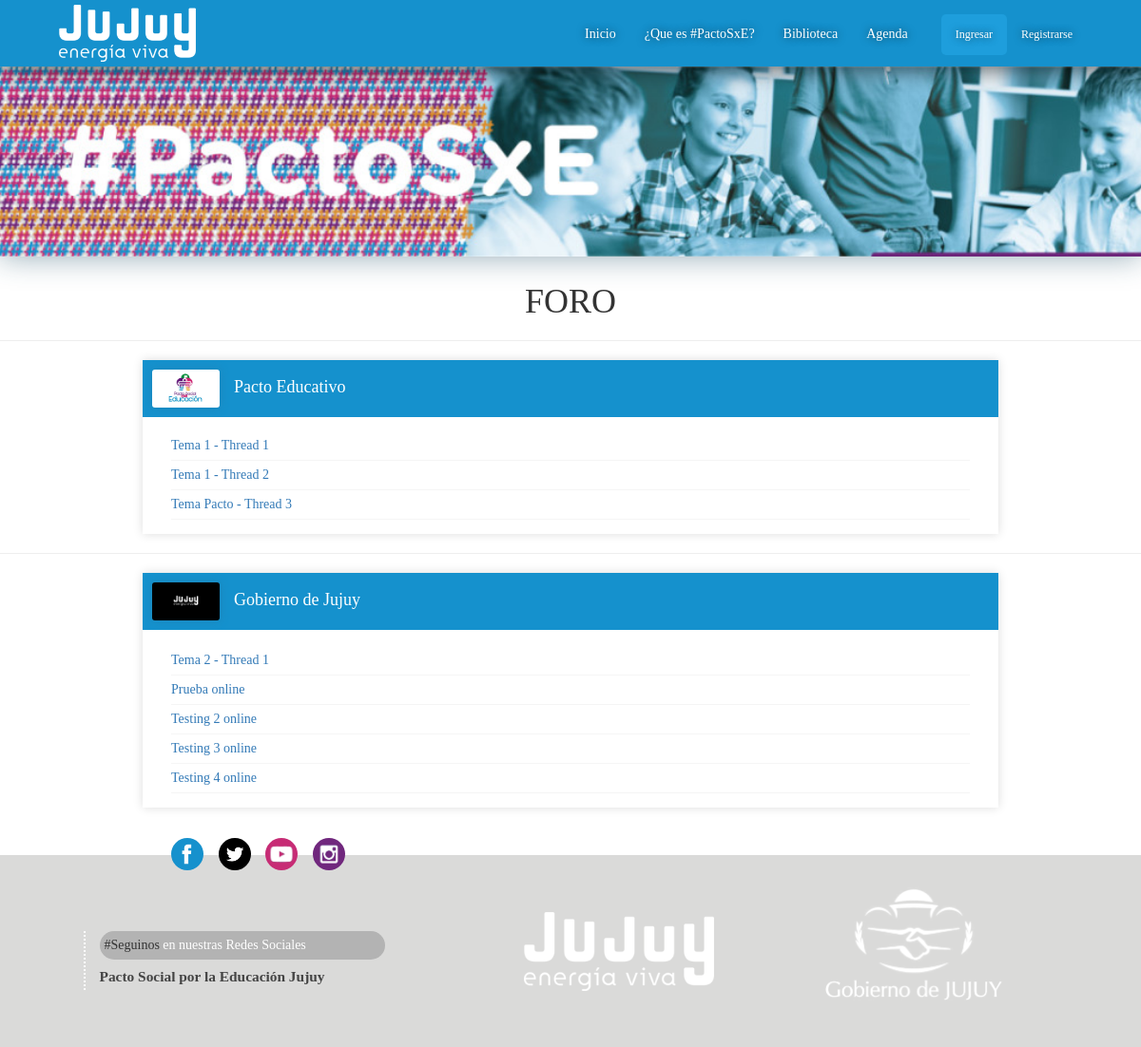
Page /foro/ on the committed database.
### foro/models.py (models this page shows, shortened)
class Subforo(models.Model):
	nombre = models.CharField(max_length=50, unique=True)
	descripcion = models.CharField(max_length=200)
	icono = models.FileField(upload_to='icono')
	activo = models.BooleanField(default=True)

class Thread(models.Model):
	subforo = models.ForeignKey(Subforo, on_delete=models.CASCADE)
	autor = models.ForeignKey(User, on_delete=models.CASCADE)
	fecha_creacion = models.DateField(default=datetime.date.today)
	nombre = models.CharField(max_length=50, unique=True)
	body = models.CharField(max_length=500)

### foro/views.py (the view)
# urls.py: path('', views.foro, name='foro'),
def foro(request):
	subforos = Subforo.objects.all()
	threads = Thread.objects.all()
	return render(request, 'foro.html', {'subforos': subforos, 'threads' : threads })

### foro/templates/foro.html
{% extends 'base.html' %}
{% block content %}
<div class="foro">
    <h1>FORO</h1>
    {% for subforo in subforos %}
    <hr>
    <div class="subforo">
        <h2><a href='/foro/subforo/{{subforo.id}}'>
            <img src="/archivos/{{ subforo.icono }}" >{{ subforo.nombre }}
        </a></h2>
        <div class="threads">
            {% for thread in threads %}
                <div class="thread">
                    {% if thread.subforo.id == subforo.id %}
                        <a href='/foro/thread/{{thread.id}}'><p>{{ thread.nombre}}</p></a>
                    {% endif %}
                </div>
            {% endfor %}
        </div>
    </div>
    {% endfor %}
</div>
{% endblock %}

### static/css/style.css (style rules this page uses)
body { background: white; overflow-x: hidden; font-family: Archia; padding-top: 70px; }
.foro { margin-bottom: 30px; }
.foro h1 { text-align: center; color: #333; }
.foro .subforo { max-width: 900px; margin: auto; box-shadow: 0px 0px 10px #ddd; }
.foro .subforo h2 { margin: 0px; background: #1591cd; color: white !important; font-size: 18px; padding: 10px; }
.foro .subforo h2 a { color: white; }
.foro .subforo h2 img { height: 40px; margin-right: 15px; border-radius: 3px; box-shadow: 0px 0px 10px #1d86b9; }
.foro .subforo .threads { padding: 10px 30px; margin-top: 10px; }
.foro .subforo .thread p { margin-bottom: 5px; border-bottom: 1px solid #f5f5f5; padding-bottom: 5px; }
.foro .subforo .thread { margin-bottom: 2px; }

### rows in the picture
Subforo: icono (picture), nombre "Pacto Educativo"
Thread: nombre "Tema 1 - Thread 1"
Thread: nombre "Tema 1 - Thread 2"
Thread: nombre "Tema Pacto - Thread 3"
Subforo: icono (picture), nombre "Gobierno de Jujuy"
Thread: nombre "Tema 2 - Thread 1"
Thread: nombre "Prueba online"
Thread: nombre "Testing 2 online"
Thread: nombre "Testing 3 online"
Thread: nombre "Testing 4 online"
